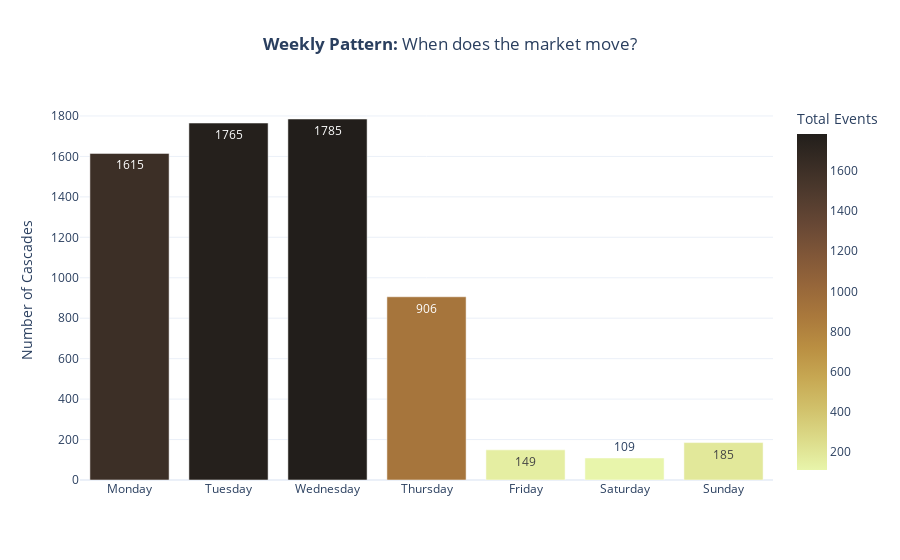
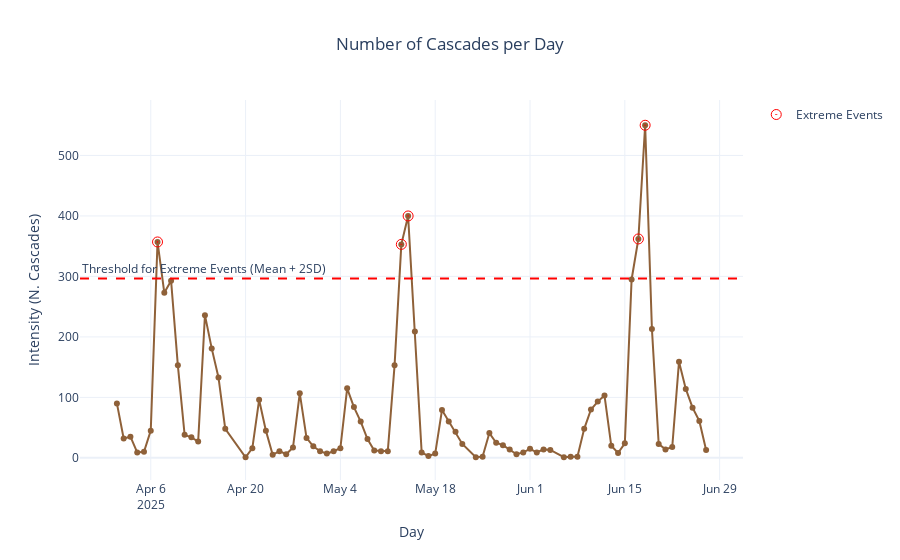

Write notebook code for charts like these, in order.
### Markdown cell above
#### Diesel

The temporal analysis of deep cascades (depth > 2) for the Diesel market reveals patterns strikingly similar to Gasoline, confirming that the fuel market operates under a unified logic of synchronization and impulse-driven adjustments.


##### Weekly Pattern: The "Mid-Week Lag" Effect

The bar chart highlights a highly synchronized weekly pricing strategy, with a slight nuance compared to Gasoline.

**Early-Week Dominance:** Just like Gasoline, pricing activity is concentrated at the beginning of the week. Tuesday (1765 cascades) and Wednesday (1785 cascades) show the highest activity, slightly overtaking Monday (1615).
his slight shift towards Wednesday (compared to Gasoline's Monday/Tuesday peak) might suggest a "lag" in Diesel adjustments. Retailers may prioritize Gasoline updates first as it is the primary consumer product that non commercial user are looking for and adjust Diesel prices immediately after, or wait for commercial pricing signals which often solidify by mid-week.

The pattern of decay is identical. Activity drops sharply on Thursday (906) and flatlines from Friday through Sunday (< 200 events).
The market operates on a strictly "business day" logic. Consumers fueling up on weekends face "stale" prices that were decided 3-4 days prior.


##### Timeline Analysis: Punctuated Equilibrium

The chart confirms that the Diesel market also follows a "pulse" dynamic rather than a continuous flow. The market remains in a state of low-level fluctuation (noise) punctuated by three distinct, massive waves of coordinated repricing.

**Wave 1: Early April (around April 6-8):** A sharp spike reaching ~360 cascades.
This marks the first synchronized market adjustment of the period.


**Wave 2: Mid-May (around May 12-14):** A second, slightly higher wave reaching ~400 cascades.
The timing is consistent with the monthly cycle observed in Gasoline, reinforcing the hypothesis of a monthly reset behavior where retailers accumulate cost changes and release them in a single burst.


**Wave 3: Mid-June (around June 16-18):** The most intense event, peaking at over 550 cascades.
*This is the most violent adjustment of the observed period. The sheer magnitude suggests a rush effect where the entire network moved simultaneously, likely driven by pre-summer demand expectations or a significant jump in wholesale diesel costs.

### Code cell
print("---DIESEL---")
df_diesel = cascades_dataframe(cascades_diesel)
most_frequent_weekday(df_diesel)
monthly_pattern(df_diesel)

### Figure 1 — Plotly figure (JSON) as saved in the notebook; plotly's stock layout.template omitted (floating-point values rounded to 4 significant figures)
{"data": [{"hovertemplate": "Day of the Week=%{x}<br>Total Events=%{marker.color}<extra></extra>", "legendgroup": "", "marker": {"color": [1615, 1765, 1785, 906, 149, 109, 185], "coloraxis": "coloraxis", "pattern": {"shape": ""}}, "name": "", "orientation": "v", "showlegend": false, "textposition": "auto", "texttemplate": "%{y}", "type": "bar", "x": ["Monday", "Tuesday", "Wednesday", "Thursday", "Friday", "Saturday", "Sunday"], "xaxis": "x", "y": [1615, 1765, 1785, 906, 149, 109, 185], "yaxis": "y"}], "layout": {"barmode": "relative", "coloraxis": {"colorbar": {"title": {"text": "Total Events"}}, "colorscale": [[0, "rgb(232, 245, 171)"], [0.09091, "rgb(220, 219, 137)"], [0.1818, "rgb(209, 193, 107)"], [0.2727, "rgb(199, 168, 83)"], [0.3636, "rgb(186, 143, 66)"], [0.4545, "rgb(170, 121, 60)"], [0.5455, "rgb(151, 103, 58)"], [0.6364, "rgb(129, 87, 56)"], [0.7273, "rgb(104, 72, 53)"], [0.8182, "rgb(80, 59, 46)"], [0.9091, "rgb(57, 45, 37)"], [1, "rgb(34, 30, 27)"]]}, "hovermode": "x unified", "legend": {"tracegroupgap": 0}, "showlegend": false, "title": {"text": "<b>Weekly Pattern:</b> When does the market move?", "x": 0.5}, "xaxis": {"anchor": "y", "domain": [0, 1], "title": {}}, "yaxis": {"anchor": "x", "domain": [0, 1], "title": {"text": "Number of Cascades"}}}}

### Figure 2 — Plotly figure (JSON) as saved in the notebook; plotly's stock layout.template omitted (floating-point values rounded to 4 significant figures)
{"data": [{"hovertemplate": "Day=%{x}<br>Intensity (N. Cascades)=%{y}<extra></extra>", "legendgroup": "", "line": {"color": "#8f6139", "dash": "solid"}, "marker": {"size": 6, "symbol": "circle"}, "mode": "lines+markers", "name": "", "orientation": "v", "showlegend": false, "type": "scatter", "x": ["2025-04-01T00:00:00.000000000", "2025-04-02T00:00:00.000000000", "2025-04-03T00:00:00.000000000", "2025-04-04T00:00:00.000000000", "2025-04-05T00:00:00.000000000", "2025-04-06T00:00:00.000000000", "2025-04-07T00:00:00.000000000", "2025-04-08T00:00:00.000000000", "2025-04-09T00:00:00.000000000", "2025-04-10T00:00:00.000000000", "2025-04-11T00:00:00.000000000", "2025-04-12T00:00:00.000000000", "2025-04-13T00:00:00.000000000", "2025-04-14T00:00:00.000000000", "2025-04-15T00:00:00.000000000", "2025-04-16T00:00:00.000000000", "2025-04-17T00:00:00.000000000", "2025-04-20T00:00:00.000000000", "2025-04-21T00:00:00.000000000", "2025-04-22T00:00:00.000000000", "2025-04-23T00:00:00.000000000", "2025-04-24T00:00:00.000000000", "2025-04-25T00:00:00.000000000", "2025-04-26T00:00:00.000000000", "2025-04-27T00:00:00.000000000", "2025-04-28T00:00:00.000000000", "2025-04-29T00:00:00.000000000", "2025-04-30T00:00:00.000000000", "2025-05-01T00:00:00.000000000", "2025-05-02T00:00:00.000000000", "2025-05-03T00:00:00.000000000", "2025-05-04T00:00:00.000000000", "2025-05-05T00:00:00.000000000", "2025-05-06T00:00:00.000000000", "2025-05-07T00:00:00.000000000", "2025-05-08T00:00:00.000000000", "2025-05-09T00:00:00.000000000", "2025-05-10T00:00:00.000000000", "2025-05-11T00:00:00.000000000", "2025-05-12T00:00:00.000000000", "2025-05-13T00:00:00.000000000", "2025-05-14T00:00:00.000000000", "2025-05-15T00:00:00.000000000", "2025-05-16T00:00:00.000000000", "2025-05-17T00:00:00.000000000", "2025-05-18T00:00:00.000000000", "2025-05-19T00:00:00.000000000", "2025-05-20T00:00:00.000000000", "2025-05-21T00:00:00.000000000", "2025-05-22T00:00:00.000000000", "2025-05-24T00:00:00.000000000", "2025-05-25T00:00:00.000000000", "2025-05-26T00:00:00.000000000", "2025-05-27T00:00:00.000000000", "2025-05-28T00:00:00.000000000", "2025-05-29T00:00:00.000000000", "2025-05-30T00:00:00.000000000", "2025-05-31T00:00:00.000000000", "2025-06-01T00:00:00.000000000", "2025-06-02T00:00:00.000000000", "2025-06-03T00:00:00.000000000", "2025-06-04T00:00:00.000000000", "2025-06-06T00:00:00.000000000", "2025-06-07T00:00:00.000000000", "2025-06-08T00:00:00.000000000", "2025-06-09T00:00:00.000000000", "2025-06-10T00:00:00.000000000", "2025-06-11T00:00:00.000000000", "2025-06-12T00:00:00.000000000", "2025-06-13T00:00:00.000000000", "2025-06-14T00:00:00.000000000", "2025-06-15T00:00:00.000000000", "2025-06-16T00:00:00.000000000", "2025-06-17T00:00:00.000000000", "2025-06-18T00:00:00.000000000", "2025-06-19T00:00:00.000000000", "2025-06-20T00:00:00.000000000", "2025-06-21T00:00:00.000000000", "2025-06-22T00:00:00.000000000", "2025-06-23T00:00:00.000000000", "2025-06-24T00:00:00.000000000", "2025-06-25T00:00:00.000000000", "2025-06-26T00:00:00.000000000", "2025-06-27T00:00:00.000000000"], "xaxis": "x", "y": [90, 32, 35, 9, 10, 45, 357, 273, 293, 153, 38, 34, 27, 236, 181, 133, 48, 1, 16, 96, 45, 5, 11, 6, 17, 107, 33, 19, 11, 7, 11, 16, 115, 84, 60, 31, 12, 11, 11, 153, 353, 400, 209, 9, 3, 7, 79, 60, 43, 23, 1, 2, 41, 25, 21, 14, 6, 9, 15, 9, 14, 13, 1, 2, 2, 48, 80, 93, 103, 20, 8, 24, 295, 362, 550, 213, 23, 14, 18, 159, 114, 83, 61, 13], "yaxis": "y"}, {"hoverinfo": "skip", "marker": {"color": "red", "size": 10, "symbol": "circle-open-dot"}, "mode": "markers", "name": "Extreme Events", "type": "scatter", "x": ["2025-04-07T00:00:00.000000000", "2025-05-13T00:00:00.000000000", "2025-05-14T00:00:00.000000000", "2025-06-17T00:00:00.000000000", "2025-06-18T00:00:00.000000000"], "y": [357, 353, 400, 362, 550]}], "layout": {"annotations": [{"showarrow": false, "text": "Threshold for Extreme Events (Mean + 2SD)", "x": 0, "xanchor": "left", "xref": "x domain", "y": 296.4, "yanchor": "bottom", "yref": "y"}], "hovermode": "x unified", "legend": {"tracegroupgap": 0}, "shapes": [{"line": {"color": "red", "dash": "dash"}, "type": "line", "x0": 0, "x1": 1, "xref": "x domain", "y0": 296.4, "y1": 296.4, "yref": "y"}], "title": {"text": "Number of Cascades per Day", "x": 0.5}, "xaxis": {"anchor": "y", "domain": [0, 1], "title": {"text": "Day"}}, "yaxis": {"anchor": "x", "domain": [0, 1], "title": {"text": "Intensity (N. Cascades)"}}}}
